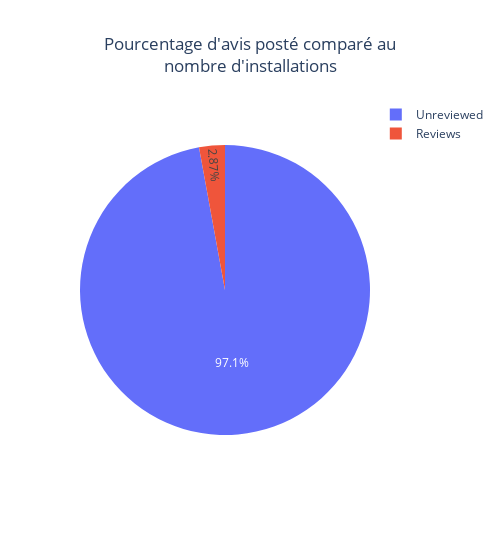

Write notebook code for a chart like this one.
### Code cell
fig = go.Figure(data=[go.Pie(
    labels=reviews_and_unreviewed.index,
    values=reviews_and_unreviewed,
    
)])
fig.update_layout(
    title_text='Pourcentage d\'avis posté comparé au<br>nombre d\'installations',
    width=500,
    title_x=0.5
)
fig.show()

### Figure 1 — Plotly figure (JSON) as saved in the notebook; plotly's stock layout.template omitted (floating-point values rounded to 4 significant figures)
{"data": [{"labels": ["Reviews", "Unreviewed"], "type": "pie", "values": [4814617393, 162818816094]}], "layout": {"title": {"text": "Pourcentage d'avis posté comparé au<br>nombre d'installations", "x": 0.5}, "width": 500}}
